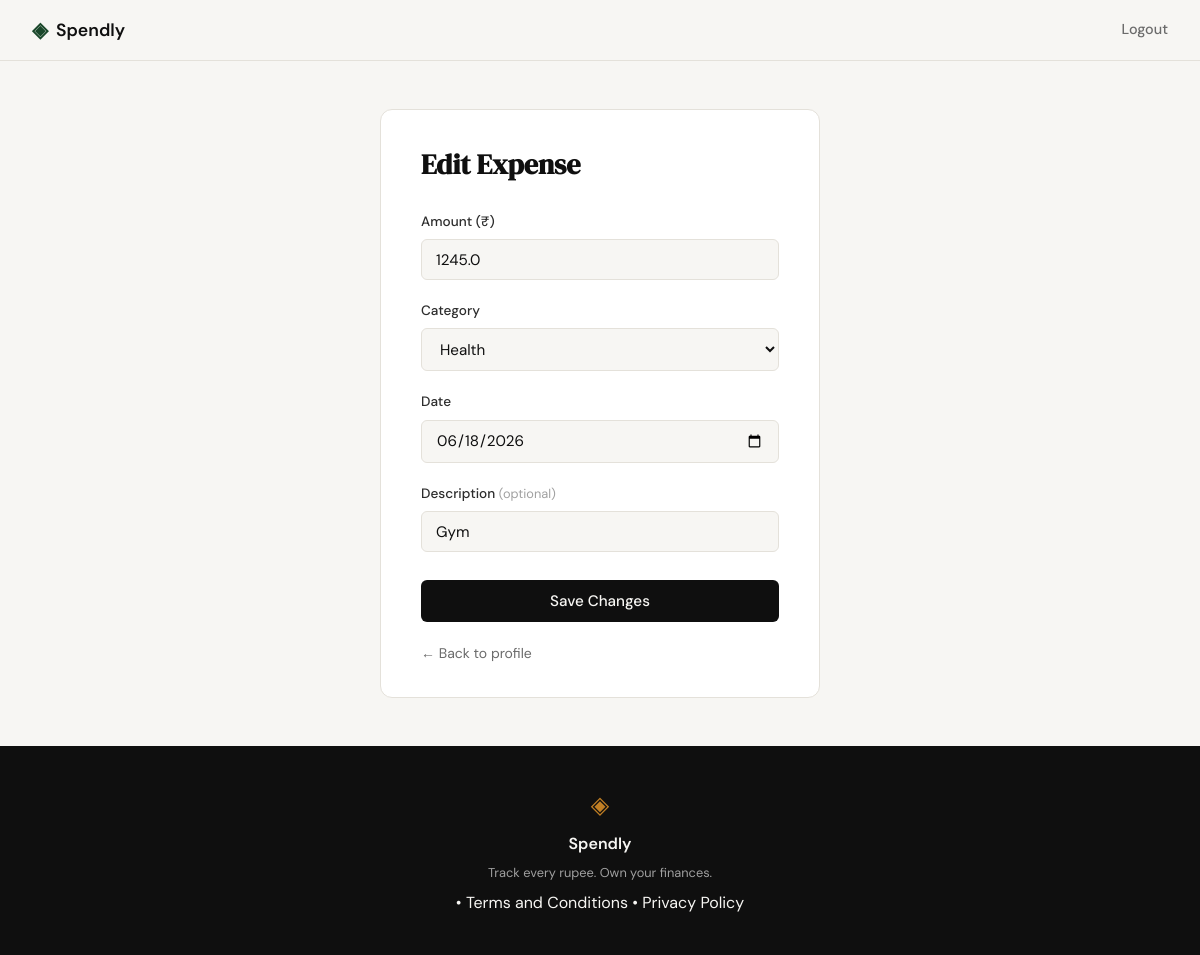
/expenses/69/edit (signed in), run on the app's committed database.
### tables this page shows
CREATE TABLE expenses (
            id          INTEGER PRIMARY KEY AUTOINCREMENT,
            user_id     INTEGER NOT NULL,
            amount      REAL    NOT NULL,
            category    TEXT    NOT NULL,
            date        TEXT    NOT NULL,
            description TEXT,
            created_at  TEXT    DEFAULT (datetime('now')),
            FOREIGN KEY (user_id) REFERENCES users (id)
        );

### app.py (the view, shortened to what this page needs)
@app.route("/expenses/<int:id>/edit", methods=["GET", "POST"])
def edit_expense(id):
    if not session.get("user_id"):
        return redirect(url_for("login"))
    expense = get_expense_by_id(id)
    if expense is None:
        abort(404)
    if expense["user_id"] != session["user_id"]:
        abort(403)
    if request.method == "GET":
        form = {
            "amount": expense["amount"],
            "category": expense["category"],
            "date": expense["date"],        # raw YYYY-MM-DD — NOT _fmt_date()
            "description": expense["description"] or "",
        }
        return render_template(
            "edit_expense.html",
            categories=EXPENSE_CATEGORIES,
            form=form,
            expense_id=id,
        )

### app.py (called while the page is built)
@app.after_request
def set_security_headers(response):
    response.headers["X-Content-Type-Options"] = "nosniff"
    response.headers["X-Frame-Options"] = "DENY"
    response.headers["Referrer-Policy"] = "strict-origin-when-cross-origin"
    return response

### database/db.py (called while the page is built)
def get_db():
    conn = sqlite3.connect(DB_PATH)
    conn.row_factory = sqlite3.Row
    conn.execute("PRAGMA foreign_keys = ON")
    return conn

def get_expense_by_id(expense_id):
    conn = get_db()
    cursor = conn.cursor()
    cursor.execute("SELECT * FROM expenses WHERE id = ?", (expense_id,))
    expense = cursor.fetchone()
    conn.close()
    return expense

### templates/edit_expense.html (shortened to what this page needs)
{% extends "base.html" %}
{% block head %}
  <link rel="stylesheet" href="{{ url_for('static', filename='css/edit_expense.css') }}">
{% endblock %}
{% block content %}
<div class="edit-expense-page">
  <div class="edit-expense-card">
    <h1 class="edit-expense-title">Edit Expense</h1>
    <form method="POST" action="{{ url_for('edit_expense', id=expense_id) }}">
      <div class="form-group">
        <label for="amount">Amount (₹)</label>
        <input class="form-input" type="number" id="amount" name="amount"
               step="0.01" min="0.01" placeholder="0.00"
               value="{{ form.amount }}" required>
      </div>
      <div class="form-group">
        <label for="category">Category</label>
        <select class="form-input" id="category" name="category" required>
          {% for cat in categories %}
            <option value="{{ cat }}"
              {% if form.category == cat %}selected{% endif %}>
              {{ cat }}
            </option>
          {% endfor %}
        </select>
      </div>
      <div class="form-group">
        <label for="date">Date</label>
        <input class="form-input" type="date" id="date" name="date"
               value="{{ form.date }}" required>
      </div>
      <div class="form-group">
        <label for="description">Description <span class="optional">(optional)</span></label>
        <input class="form-input" type="text" id="description" name="description"
               placeholder="What was this for?"
               value="{{ form.description }}">
      </div>
      <button type="submit" class="btn-submit">Save Changes</button>
    </form>
    <a href="{{ url_for('profile') }}" class="edit-expense-back">← Back to profile</a>
  </div>
</div>
{% endblock %}

### static/css/style.css (style rules this page uses)
:root { --ink: #0f0f0f; --ink-soft: #2d2d2d; --ink-muted: #6b6b6b; --ink-faint: #a0a0a0; --paper: #f7f6f3; --paper-warm: #f0ede6; --paper-card: #ffffff; --accent: #1a472a; --accent-light: #e8f0eb; --accent-2: #c17f24; --accent-2-light: #fdf3e3; --danger: #c0392b; --danger-light: #fdecea; --border: #e4e1da; --border-soft: #eeebe4; --font-display: 'DM Serif Display', Georgia, serif; --font-body: 'DM Sans', system-ui, sans-serif; --max-width: 1200px; --auth-width: 440px; --radius-sm: 6px; --radius-md: 12px; --radius-lg: 20px; }
*, *::before, *::after { box-sizing: border-box; margin: 0; padding: 0; }
html { font-size: 16px; scroll-behavior: smooth; }
body { background: var(--paper); color: var(--ink); font-family: var(--font-body); font-size: 1rem; line-height: 1.6; -webkit-font-smoothing: antialiased; }
a { color: inherit; text-decoration: none; }
.form-group { margin-bottom: 1.25rem; }
.form-group label { display: block; font-size: 0.85rem; font-weight: 500; color: var(--ink-soft); margin-bottom: 0.4rem; }
.form-input { width: 100%; padding: 0.6rem 0.875rem; border: 1px solid var(--border); border-radius: var(--radius-sm); font-family: var(--font-body); font-size: 0.95rem; color: var(--ink); background: var(--paper); outline: none; transition: border-color 0.2s; }
.form-input::placeholder { color: var(--ink-faint); }
.btn-submit { width: 100%; padding: 0.7rem; background: var(--ink); color: var(--paper); border: none; border-radius: var(--radius-sm); font-family: var(--font-body); font-size: 0.95rem; font-weight: 500; cursor: pointer; transition: background 0.2s; margin-top: 0.5rem; }

### static/css/edit_expense.css (style rules this page uses)
.edit-expense-page { min-height: 80vh; display: flex; align-items: flex-start; justify-content: center; padding: 3rem 1rem; background: var(--paper); }
.edit-expense-card { width: 100%; max-width: var(--auth-width); background: var(--paper-card); border: 1px solid var(--border); border-radius: var(--radius-md); padding: 2rem 2.5rem; }
.edit-expense-title { font-family: var(--font-display); font-size: 1.75rem; color: var(--ink); margin-bottom: 1.5rem; }
.optional { font-size: 0.8rem; color: var(--ink-faint); font-weight: 400; }
.edit-expense-back { display: block; margin-top: 1.25rem; font-size: 0.875rem; color: var(--ink-muted); text-decoration: none; }

### data on the page
expenses: amount "1245.0", category "Health", date "06/18/2026", description "Gym"
